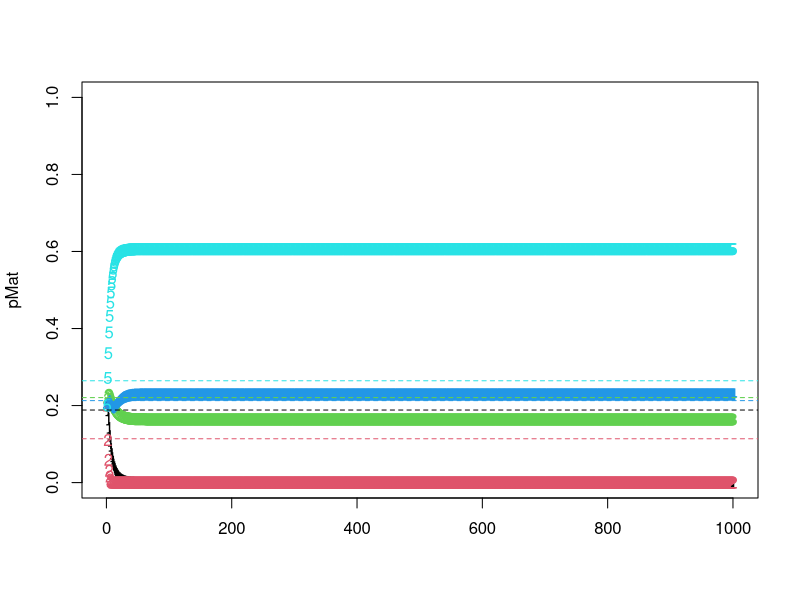

Generate this figure with R:
m <- 5

DrawA <- function(p){A <- rgamma(m, m, 1)*matrix(runif(m^2), m, m); A <- A + t(A); A / max(A)}

Viabilite <- function(x){x <- x/sum(x); (t(x)%*%A%*%x)[1, 1]}

A <- DrawA(p)
while(sum(eigen(A)$values > 0)!=1){A <- DrawA(p)}

tMax <- 1000
pMat <- matrix(NA, tMax, m)
pMat[1, ] <- rep(1/m, m)
for(t in 2:tMax){
  pMat[t, ] <- pMat[t-1, ] * (A %*% pMat[t-1, ])
  pMat[t, ] <- pMat[t, ] / sum(pMat[t, ])
}
matplot(pMat, ylim=c(0, 1))
V <- eigen(A)$vectors
lambda <- eigen(A)$values
v1 <- V[, 1] / sum(V[, 1])
abline(h=v1, col=1:m, lty=2)

Viabilite <- function(x){x <- x/sum(x); (t(x)%*%A%*%x)[1, 1]}

opt <- optim(par=rep(1/m, m), fn=Viabilite, control=list(fnscale=-1))$par
opt <- opt/sum(opt)

Viabilite(opt)
Viabilite(pMat[tMax, ])
Viabilite(v1)
